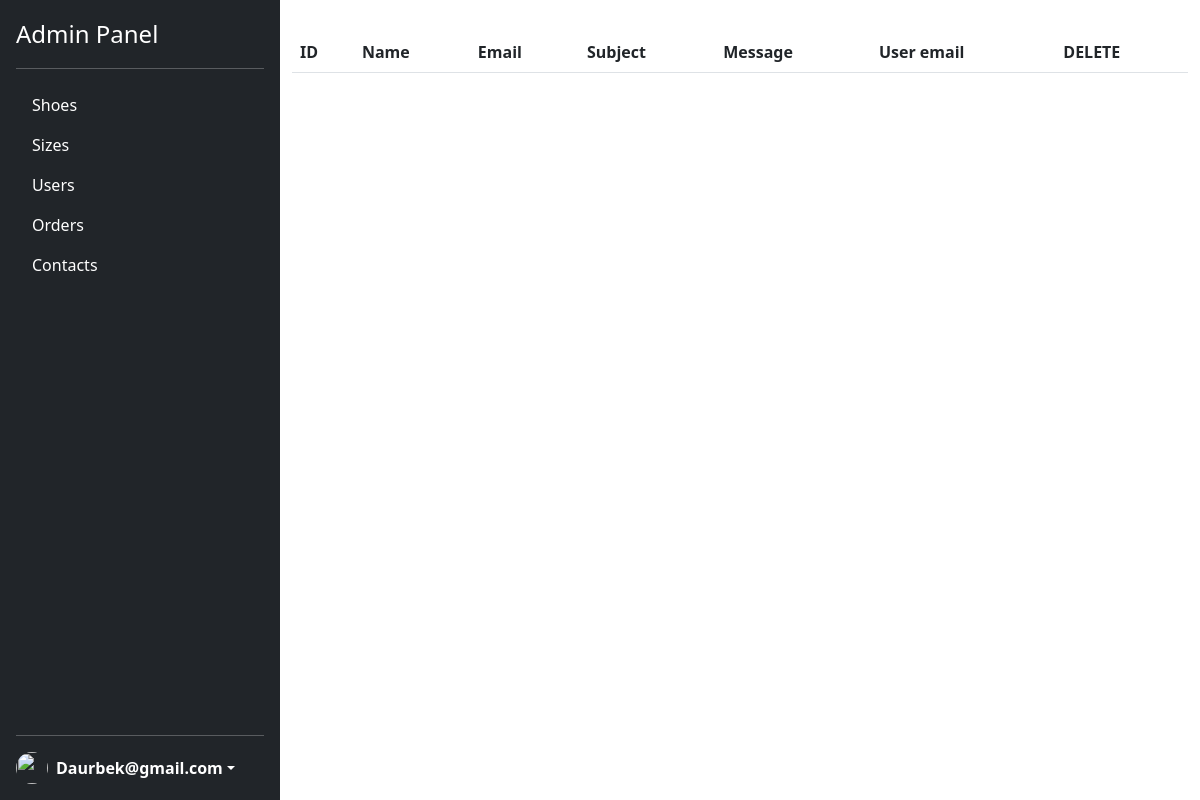
/adminContacts/ (signed in), run on an earlier commit of the app's database.
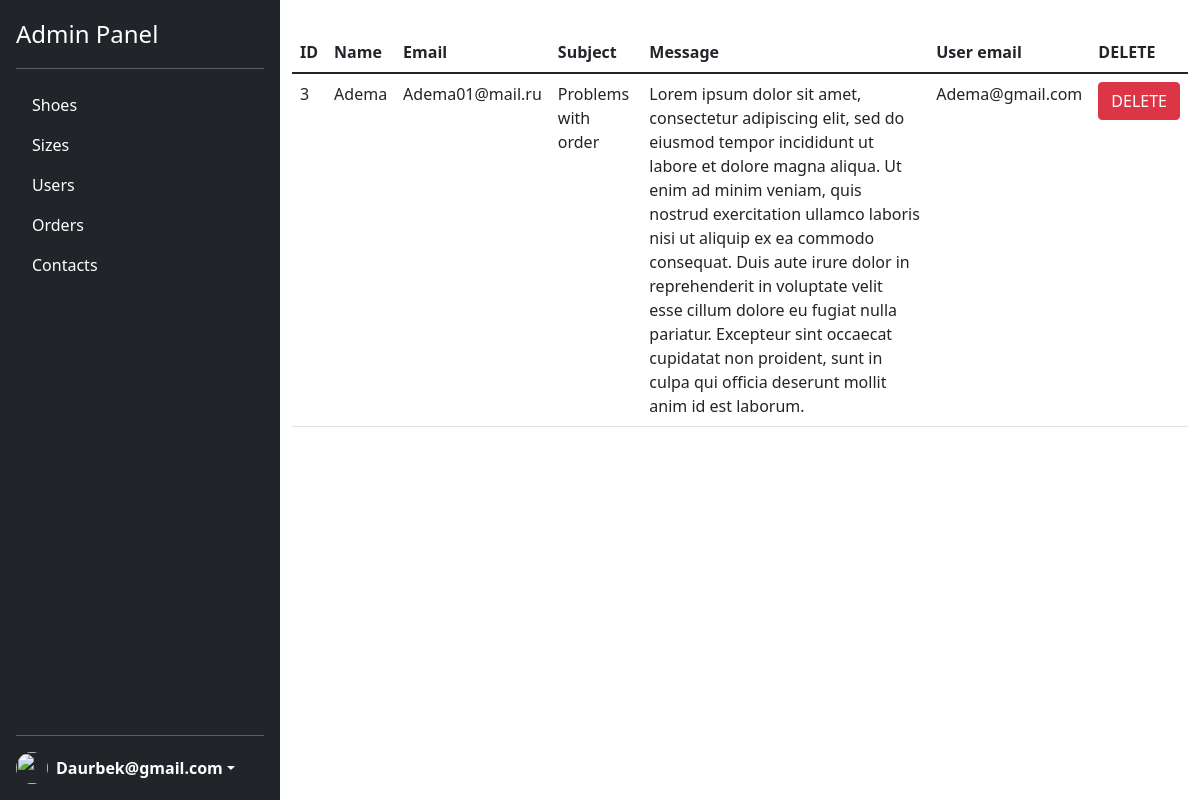
And on a later commit of the database.
### Nike/models.py (models this page shows)
class Contact(models.Model):
    userId=models.ForeignKey(User, on_delete=models.CASCADE)
    contactName=models.CharField(max_length=100)
    contactSubject=models.CharField(max_length=100)
    contactEmail=models.EmailField()
    contactMessage=models.TextField()

### Nike/views.py (the view)
# urls.py: path('adminContacts/',showAdminContacts),
@login_required
def showAdminContacts(request):
    if request.user.is_superuser:
        return render(request, 'Admin_templates/adminContacts.html',
                      context={'contacts': getAllContacts()})
    else:
        return redirect('/')

### Nike/DBmanager.py (called while the page is built)
def getAllContacts():
    return Contact.objects.all()

### Nike/templates/Admin_templates/adminContacts.html
{% extends 'Admin_templates/adminPanel.html' %}
{% load static %}
{% block adminContainer %}
            <div class="container">
                           <div class="row mt-3">
                                 <div class="col">
                                        <table class="table mt-3">
                                              <thead class="thead-dark">
                                                    <tr>
                                                          <th scope="col">ID</th>
                                                          <th scope="col">Name</th>
                                                          <th scope="col">Email</th>
                                                          <th scope="col">Subject</th>
                                                          <th scope="col">Message</th>
                                                          <th scope="col">User email</th>
                                                          <th scope="col">DELETE</th>
                                                    </tr>
                                              </thead>
                                              <tbody>
                                                   {% for contact in contacts %}
                                                       <tr>
                                                              <td>{{ contact.id }}</td>
                                                              <td>{{ contact.contactName }}</td>
                                                              <td>{{ contact.contactEmail }}</td>
                                                              <td>{{ contact.contactSubject }}</td>
                                                              <td>{{ contact.contactMessage }}</td>
                                                              <td>{{ contact.userId.email }}</td>
                                                              <td>
                                                                <a href="/adminPanel/deleteContact?id={{ contact.id }}" class="btn btn-danger ml-auto">DELETE</a>
                                                              </td>
                                                       </tr>
                                                   {% endfor %}
                                              </tbody>
                                        </table>
                                 </div>
                           </div>
                      </div>
{% endblock adminContainer %}

What changed in the data, as far as the page shows it:
added Contact: id "3", contactName "Adema", contactEmail "Adema01@mail.ru", contactSubject "Problems with order", contactMessage "Lorem ipsum dolor sit amet, consectetur adipiscing elit, sed do eiusmod tempor incididunt ut labore et dolore magna aliqua. Ut enim ad minim veniam, quis nostrud exercitation ullamco laboris nisi ut aliquip ex ea commodo consequat. Duis aute irure dolor in reprehenderit in voluptate velit esse cillum dolore eu fugiat nulla pariatur. Excepteur sint occaecat cupidatat non proident, sunt in culpa qui officia deserunt mollit anim id est laborum.", userId.email "Adema@gmail.com"
